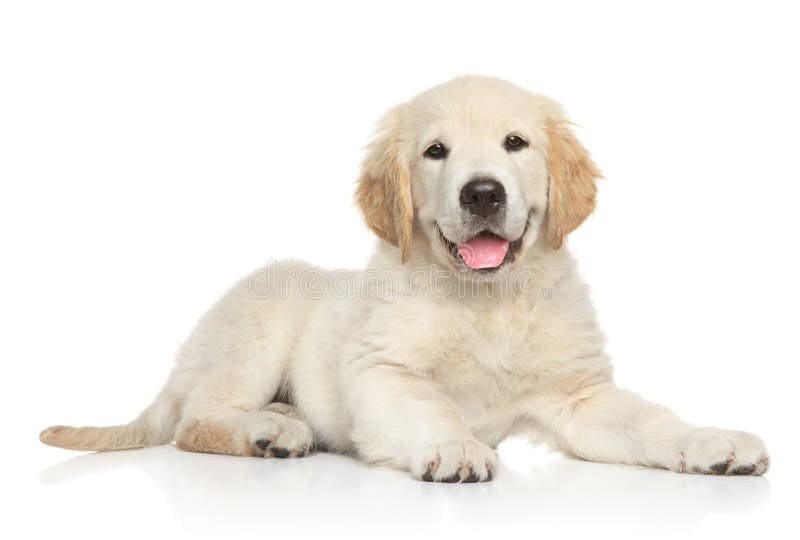
#> input picture color image to grayscale/normal image.jpeg, 800 x 540 px
$ jupyter execute 'color image to grayscale.ipynb'
#> lines starting #> are read from the running program, lines starting #| are printed output that depends on the picture
[cell 1]
from PIL import Image

[cell 2]
# open the image file
color_image = r"C:\Users\joseline vincy\Desktop\color image to grayscale"
color_image=Image.open("normal image.jpeg")
#> color_image is the input picture: PIL image 800x540 RGB; mean R, G, B 240.6, 236.3, 230.2

[cell 3]
# convert the image into grayscale
bw_image = color_image.convert("L")
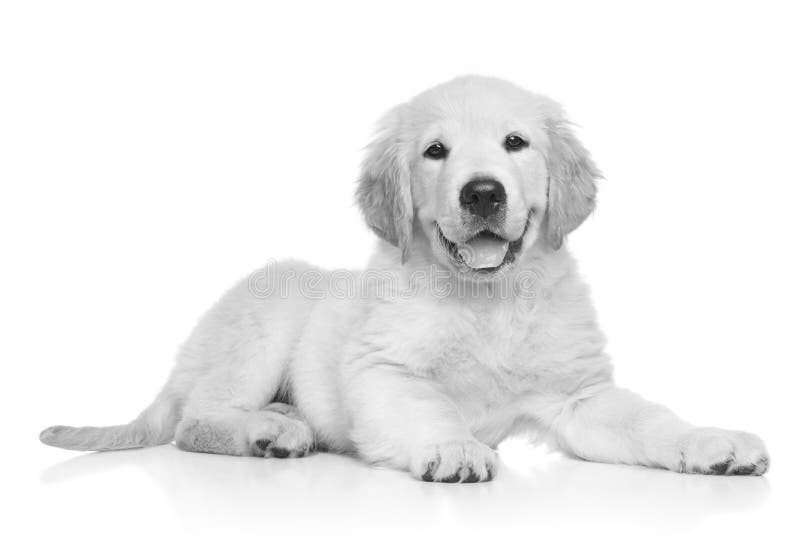
#> bw_image: PIL image 800x540 L; min 12, max 255, mean 236.9
